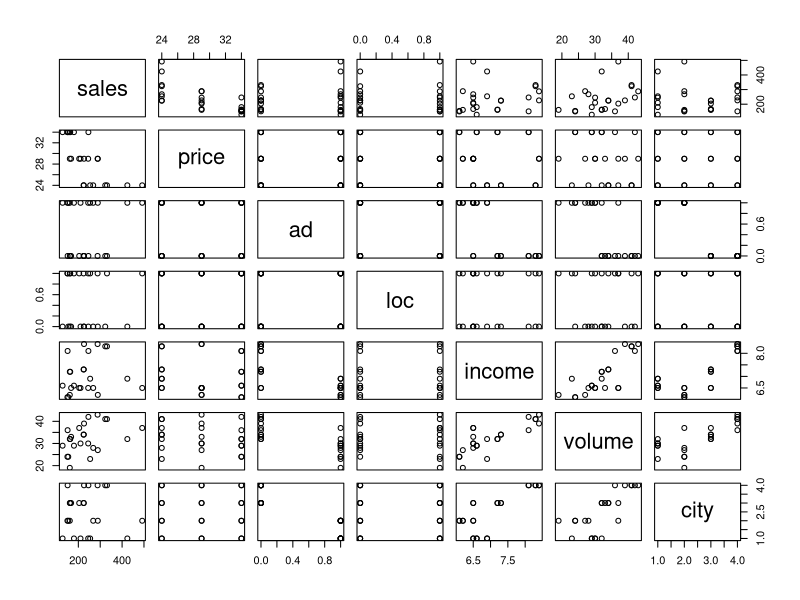

Generate this figure with R:
newfood = data.frame(
sales=c(225,323,424,268,224,331,254,492,167,226,210,289,204,288,245,161,161,
246,128,154,163,151,180,150),
price=c(24,24,24,24,24,24,24,24,29,29,29,29,29,29,29,29,34,34,34,34,34,34,34,34),
ad=c(0,0,1,1,0,0,1,1,0,0,1,1,0,0,1,1,0,0,1,1,0,0,1,1),
loc=c(0,0,0,0,1,1,1,1,0,0,0,0,1,1,1,1,0,0,0,0,1,1,1,1),
income=c(7.3,8.3,6.9,6.5,7.3,8.3,6.9,6.5,6.5,8.4,6.5,6.2,6.5,8.4,6.5,6.2,
7.2,8.1,6.6,6.1,7.2,8.1,6.6,6.1),
volume=c(34,41,32,28,34,41,23,37,33,39,30,27,37,43,30,19,32,42,29,24,32,36,29,24),
city=c(3,4,1,2,3,4,1,2,3,4,1,2,3,4,1,2,3,4,1,2,3,4,1,2))


plot(newfood)

attach(newfood)



# summary(lm(loc ~ income ))

round(cor(newfood), 4)

summary(lm(sales ~ price+ad+loc+volume))